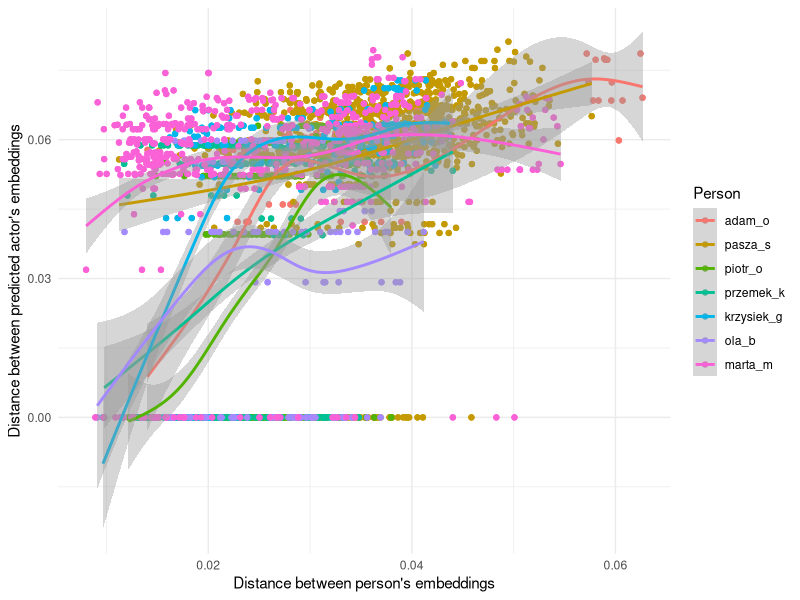
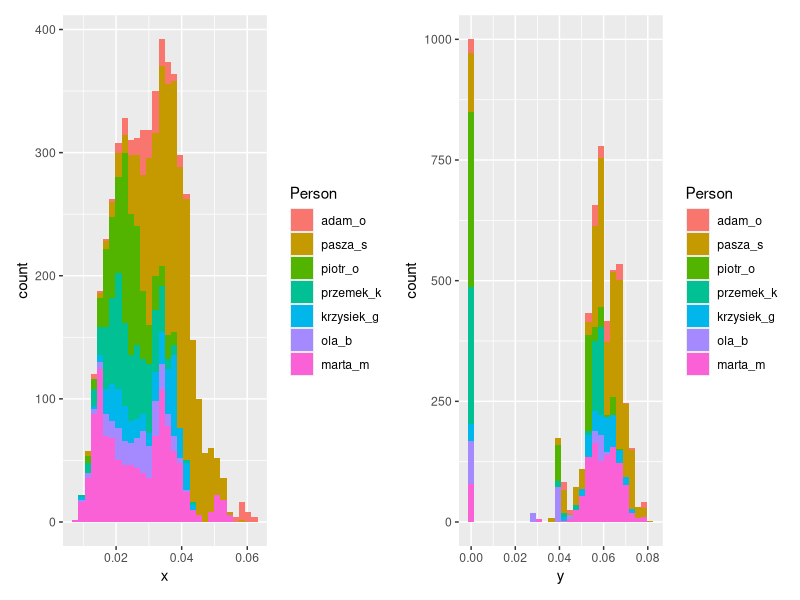
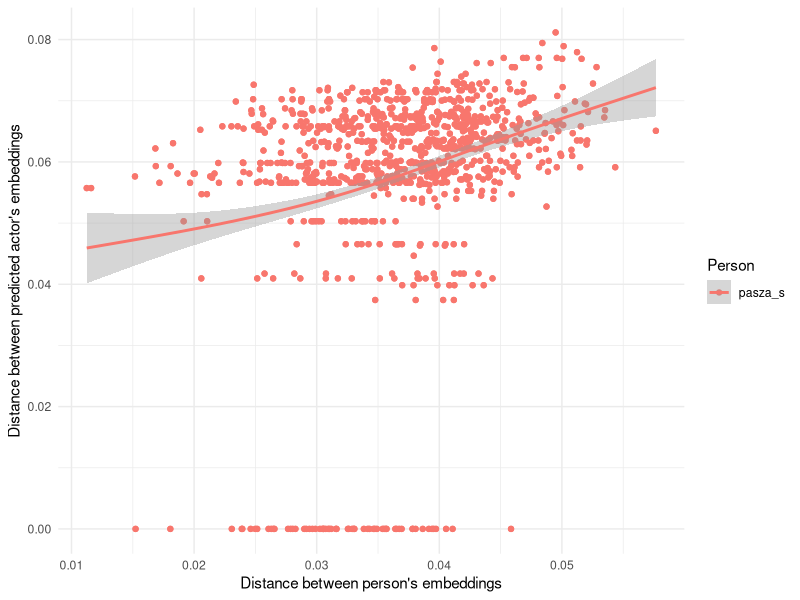
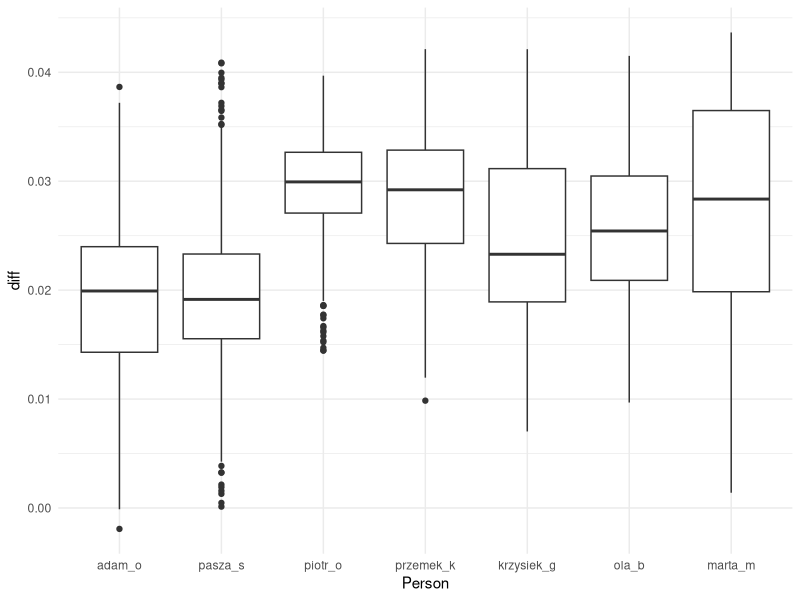
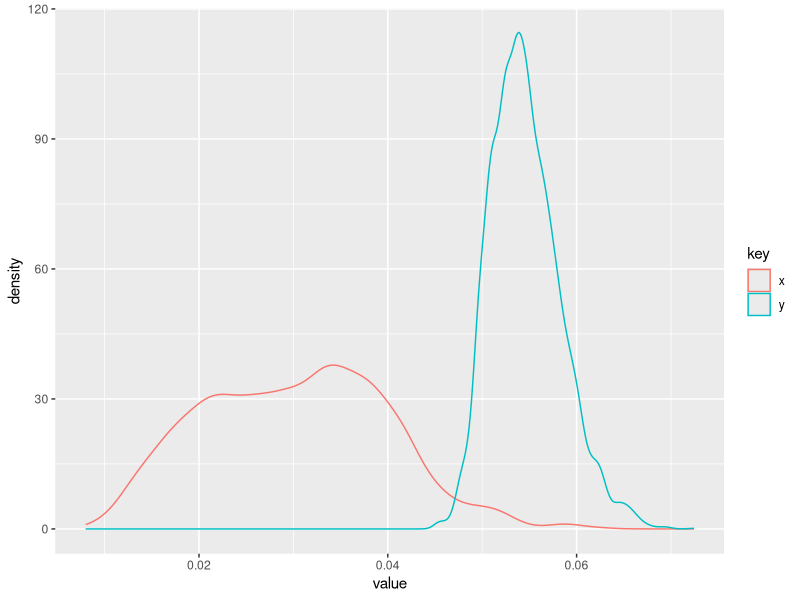
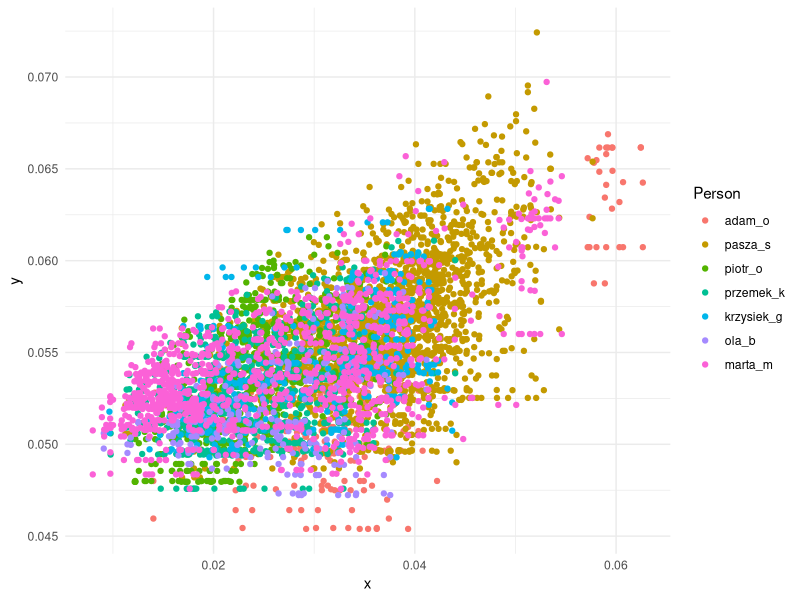

Write R code to recreate these figures, in order.
library(tidyverse)
library(patchwork)
data <- read_csv('stability_pd_df.csv', col_types = 'fnn')
data <- data %>% filter(x != 0)

data %>% ggplot(aes(x, y, colour=Person)) +
    geom_point() +
    geom_smooth() +
    xlab('Distance between person\'s embeddings') +
    ylab('Distance between predicted actor\'s embeddings') +
    theme_minimal()

p1 <- data %>% ggplot(aes(x, fill=Person)) +
    geom_histogram()

p2 <- data %>% ggplot(aes(y, fill=Person)) +
    geom_histogram()
p1 + p2

data %>%
    filter(Person=='pasza_s') %>% 
    ggplot(aes(x, y, colour=Person)) +
    geom_point() +
    geom_smooth() +
    xlab('Distance between person\'s embeddings') +
    ylab('Distance between predicted actor\'s embeddings') +
    theme_minimal()

data2 <- read_csv('stability2_pd_df.csv', col_types = 'fnn')
data2 <- data2 %>% filter(x != 0) %>% mutate(diff = y - x)
data2 %>% ggplot(aes(x = Person, y = diff)) +
    geom_boxplot() +
    theme_minimal()

data2 %>% group_by(Person) %>% summarise(mean(diff > 0))

data2 %>% select(x,y) %>% gather() %>% ggplot(aes(value, colour = key)) + geom_density()

data2 %>% ggplot(aes(x = x, y = y , colour = Person)) +
    geom_point() +
    theme_minimal()

